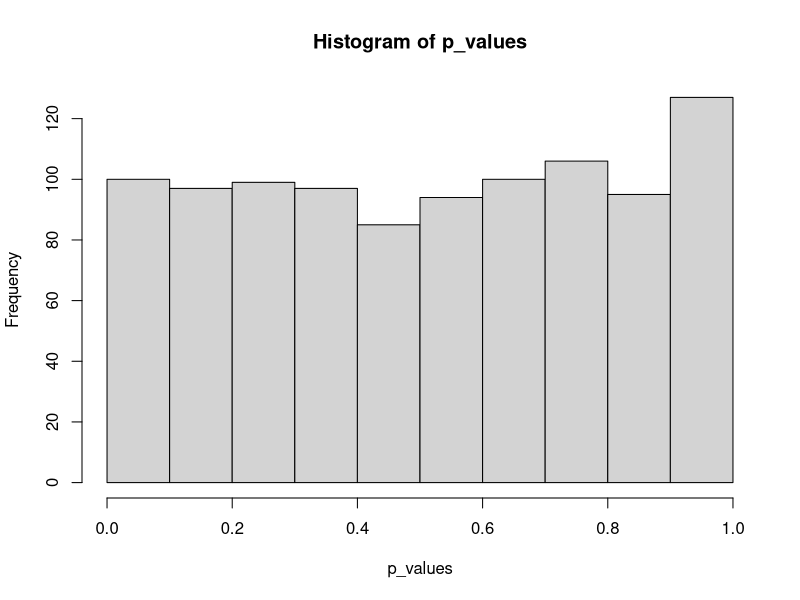

Recreate this plot in R.
## ---- chunk 1
#| label: DoNotModify
#| include: false
### Utilities for R. 
# Do not modify unless you don't use R: then, delete this chunk.
# Installation of R packages if necessary
install_packages <- function(packages) {
  invisible(
    sapply(
      packages, 
      FUN = function(package) {
        if (!package %in% installed.packages()[, 1]) {
          install.packages(package, repos = "https://cran.rstudio.com/")
        }
      }
    )
  )
}

# Basic packages
install_packages(c("knitR", "formatR", "kableExtra"))

# Chunk font size hook: allows size='small' or any valid Latex font size in chunk options
def.chunk.hook <- knitr::knit_hooks$get("chunk")
knitr::knit_hooks$set(
  chunk = function(x, options) {
    x <- def.chunk.hook(x, options)
    ifelse(
      options$size == "normalsize", 
      yes = x,
      no = paste0("\n \\", options$size, "\n\n", x, "\n\n \\normalsize")
    )
  }
)
## ---- chunk 2
#| label: Options
#| include: false
### Customized R options for this document
# Delete this chunk if you don't use R

# Add necessary packages here
packages <- c("tidyverse")
# Install them
install_packages(packages)

# knitr options (https://yihui.org/knitr/options/)
knitr::opts_chunk$set(
  # Messages from packages
  message = FALSE,
  # Code chunk automatic format if tidy is TRUE
  tidy = FALSE, 
  # Tidy code options: remove blank lines and cut lines after 50 characters
  tidy.opts = list(blank = FALSE, width.cutoff = 50),
  # Font size in PDF output
  size = "scriptsize", 
  # Select PDF figures in PDF output if PDF file exists beside PNG file
  knitr.graphics.auto_pdf = TRUE
)
# Text width of R functions output
options(width = 50)

# ggplot style
library("tidyverse")
theme_set(theme_bw())
theme_update(
  panel.background = element_rect(fill = "transparent", colour = NA),
  plot.background = element_rect(fill = "transparent", colour = NA)
)
knitr::opts_chunk$set(dev.args = list(bg = "transparent"))

# Random seed
set.seed(973)
## ---- chunk 3
# Paramètres
alpha <- 0.05
simulations <- 1000
# Modele linéaire Y ~ X indépendants
modele <- function(n = 50) {
  # Données
  Y <- runif(n)
  X <- runif(n)
  # Estimation du modèle
  the_lm <- lm(Y ~ X) 
  # Statistique F
  f_lm <- summary(the_lm)$fstatistic
  # p-value
  p_value <- pf(f_lm[1], f_lm[2], f_lm[3], lower.tail = FALSE)
  # Retour: p-value, données et estimation du modèle
  list(p_value = p_value, X = X, Y = Y, lm = the_lm)
}
## ---- chunk 4
# Simulations: exécution répétée du modèle
test <- replicate(simulations, modele(), simplify=FALSE)
# Extraction des p-values de la liste dans un vecteur
p_values <- sapply(seq_along(test), function(i) test[[i]]$p_value)
# Histogramme de p-values
hist(p_values)

